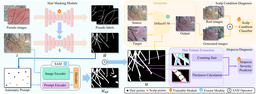
#> input picture picture/ScalpVision.png, 256 x 94 px, shrunk from 3485 x 1275 before the run
$ python -i calculate_hair_thickness.py   (imports and definitions only)   (older library calls are emulated)
#> lines starting #> are read from the running program, lines starting #| are printed output that depends on the picture; after the words box and inside, x2 and y2 are one past the last pixel; in counts of white or black regions, pixels touching at a corner belong together
import cv2
import numpy as np
import glob
import argparse
import pandas as pd
from tqdm import tqdm
import os

import warnings
# [1 line not run here, left out]


def nms(boxes, thresh):
    if len(boxes) == 0:
        return []

    pick = []

    x1 = boxes[:, 0]
    y1 = boxes[:, 1]
    x2 = boxes[:, 2]
    y2 = boxes[:, 3]

    area = (x2 - x1 + 1) * (y2 - y1 + 1)
    idxs = np.argsort(y2)

    while len(idxs) > 0:
        last = len(idxs) - 1
        i = idxs[last]
        pick.append(i)

        xx1 = np.maximum(x1[i], x1[idxs[:last]])
        yy1 = np.maximum(y1[i], y1[idxs[:last]])
        xx2 = np.minimum(x2[i], x2[idxs[:last]])
        yy2 = np.minimum(y2[i], y2[idxs[:last]])

        w = np.maximum(0, xx2 - xx1 + 1)
        h = np.maximum(0, yy2 - yy1 + 1)

        overlap = (w * h) / area[idxs[:last]]

        idxs = np.delete(idxs, np.concatenate(([last], np.where(overlap > thresh)[0])))

    return boxes[pick]

#function that find point on line
def find_pts_on_line(og, slope, d):
    cx, cy = og
    x1 = cx - d / ((1 + slope ** 2) ** 0.5)
    y1 = cy - slope * cx + x1 * slope
    # Check for NaN values
    if np.isnan(x1) or np.isnan(y1):
        x1 = -1
        y1 = -1
    else:
        x1 = x1
        y1 = y1
    return x1, y1

# find intersection btw perpendicular line and contour
def find_intersection_points2(center, slope, img, threshold):
    p2 = p1 = (-1, -1)
    w, h = img.shape

    # you can change step and searching_len for faster search
    # too high step may result in skipping pixel
    # too low searching len may limit searching space
    step = 100
    searching_len = 50

    for d in range(1, step * searching_len):
        # positive slope
        px, py = find_pts_on_line(center, slope, d / step)
        if (0 < int(px) < h) and (0 < int(py) < w) and not np.isnan(img[int(py)][int(px)]) and img[int(py)][int(px)] > threshold:
            p1 = (px, py)
        else:
            break

    for d in range(1, step * searching_len):
        # negative slope
        px, py = find_pts_on_line(center, slope, -d / step)
        if (0 < int(px) < h) and (0 < int(py) < w) and not np.isnan(img[int(py)][int(px)]) and img[int(py)][int(px)] > threshold:
            p2 = (px, py)
        else:
            break

    dst = 0
    if p1 == (-1, -1) or p2 == (-1, -1):
        dst = 0
    else:
        dst = np.linalg.norm(np.asarray(p1) - np.asarray(p2))

    return [p1, p2], dst

def get_direction2(bbox_pixels):
    # Get the coordinates of non-zero (white) pixels within the bounding box
    nonzero_indices = np.column_stack(np.nonzero(bbox_pixels))
    nonzero_indices = np.float32(nonzero_indices)
    # Perform PCA analysis
    if len(nonzero_indices) >= 2:
        mean, eigenvectors = cv2.PCACompute(nonzero_indices, mean=None)
        cntr = ((mean[0, 1]), (mean[0, 0]))
        return eigenvectors[0], cntr
    else:
        return (0,0), (0,0)

def main(img_path, save_path, save_img=False):
    # Pre-process
#> called with img_path = '../picture/ScalpVision.png', save_path = 'out.png', save_img = False
    img = cv2.imread(img_path)
#> img is the input picture: shape (94, 256, 3); mean B, G, R 200.1, 199.8, 201.6
    imgray = cv2.imread(img_path, cv2.IMREAD_GRAYSCALE)
#> imgray: shape (94, 256); min 0, max 255, mean 199.9
    img_name = img_path.split('/')[-1]
    img_name = img_name.split('.')[0]

    if np.all(imgray == 255):
        pass

    elif np.all(imgray == 0): # processing for bald image
        thicknesses_sort = np.array([])
        np.save(os.path.join(save_path, img_name),thicknesses_sort)
        print(img_name)

    # # # Apply threshold
    else:
        ret, binary_map = cv2.threshold(imgray, 127, 255, 0)
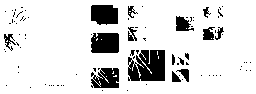
#> binary_map: shape (94, 256); 86% white; 90 black regions (74 under 20 px), largest, box (x1, y1, x2, y2) and area: (128, 50, 165, 81) 933, (91, 33, 119, 53) 531, (91, 5, 118, 25) 483

        # Get rid of noises (ex. big white spots that are not hair)
        nlabels, labels, stats, centroids = cv2.connectedComponentsWithStats(binary_map, None, None, None, 8, cv2.CV_32S)
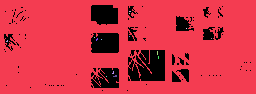
#> labels: shape (94, 256) int32; 16 distinct labels, from 0 to 15; one colour per label, 0 black
#> nlabels = 16; stats = 16 rows, first 6: [4, 5, 247, 86, 3357], [0, 0, 256, 94, 20674], [129, 11, 2, 1, 2], [129, 13, 1, 1, 1], [186, 28, 1, 1, 1], [94, 37, 1, 1, 1]; centroids = 16 rows, first 8: [131.3, 48.83], [126.9, 46.11], [129.5, 11], [129, 13], [186, 28], [94, 37], [129, 36], [96.5, 39]
        # Get CC_STAT_AREA component as stats[label, COLUMN]
        areas = stats[1:, cv2.CC_STAT_AREA]
#> areas = [20674, 2, 1, 1, 1, 1, 4, 1, 1, 3, 4, 3, 4, 6, 1]
        result = np.zeros((labels.shape), np.uint8)
        for i in range(0, nlabels - 1):
            if areas[i] >= 250:   # Keep
                result[labels == i + 1] = 255
#> result: shape (94, 256); 85.9% white; 90 black regions (74 under 20 px), largest, box (x1, y1, x2, y2) and area: (128, 50, 165, 81) 940, (91, 33, 119, 53) 537, (91, 5, 118, 25) 483
        re_copy=result.copy()


        # Edge detected (contour) image using Canny edge detection
        edgeimg = cv2.Canny(result, 10, 150)
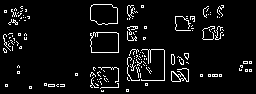
#> edgeimg: shape (94, 256); 6.1% white in thin lines or dots


        #skeleton image using morphology
        # Step 1: Create an empty skeleton
        size = np.size(result)
#> size = 24064
        skel = np.zeros(result.shape, np.uint8)

        # Get a Cross Shaped Kernel
        element = cv2.getStructuringElement(cv2.MORPH_CROSS, (3,3))

        #Repeat steps 2-4
        while True:
            # Step 2: Open the image
            open = cv2.morphologyEx(result, cv2.MORPH_OPEN, element)
            # Step 3: Subtract open from the original image
            temp = cv2.subtract(result, open)
            # Step 4: Erode the original image and refine the skeleton
            eroded = cv2.erode(result, element)
            skel = cv2.bitwise_or(skel, temp)
            result = eroded.copy()
            # Step 5: If there are no white pixels left, i.e., the image has been completely eroded, quit the loop
            if cv2.countNonZero(result) == 0:
                break
#> result: shape (94, 256); every value is 0
#> skel: shape (94, 256); 5.2% white in thin lines or dots


        # Get rid of noises of skeleton(optional)
        nlabels, labels, stats, centroids = cv2.connectedComponentsWithStats(skel, None, None, None, 8, cv2.CV_32S)
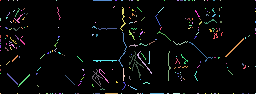
#> labels: shape (94, 256) int32; 249 distinct labels, from 0 to 248; one colour per label, 0 black
#> nlabels = 249; stats = 249 rows, first 6: [0, 0, 256, 94, 22802], [0, 0, 1, 1, 1], [8, 0, 1, 1, 1], [13, 0, 1, 1, 1], [17, 0, 1, 1, 1], [56, 0, 1, 1, 1]; centroids = 249 pairs, first value 0 to 255, second value 0 to 93
        # Get CC_STAT_AREA component as stats[label, COLUMN]
        areas = stats[1:, cv2.CC_STAT_AREA]
#> areas = 248 values, max 65 at index 147, min 1 at index 0, mean 5.09
        skel = np.zeros((labels.shape), np.uint8)
        # Get rid of noises of skeleton(optional)
        for i in range(0, nlabels - 1):
            if areas[i] >= 5:   # Keep
                skel[labels == i + 1] = 255
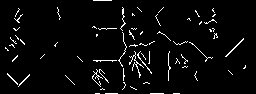
#> skel: shape (94, 256); 3.8% white in thin lines or dots


        filter_size = (20, 20) #reducing filter size 20->18 detects more intersection pts
        white_pixels = np.where(skel == 255)
#> white_pixels = 917 positions, rows 0 to 93, columns 5 to 245

        x_coords = white_pixels[1]
#> x_coords = 917 values, max 245 at index 640, min 5 at index 396, mean 126.9
        y_coords = white_pixels[0]
#> y_coords = 917 values from 0 to 93

        x1 = x_coords - filter_size[0] // 2
#> x1 = 917 values, max 235 at index 640, min -5 at index 396, mean 116.9
        y1 = y_coords - filter_size[1] // 2
#> y1 = 917 values from -10 to 83
        x2 = x_coords + filter_size[0] // 2
#> x2 = 917 values, max 255 at index 640, min 15 at index 396, mean 136.9
        y2 = y_coords + filter_size[1] // 2
#> y2 = 917 values from 10 to 103

        # Getting center point of boxes
        center_x = (x1 + x2) // 2
#> center_x has the same summary as x_coords
        center_y = (y1 + y2) // 2
#> center_y = 917 values from 0 to 93

        white_regions = np.column_stack((x1, y1, x2, y2))  # (N, 4)
#> white_regions = 917 rows, first 6: [83, -10, 103, 10], [84, -10, 104, 10], [85, -10, 105, 10], [86, -10, 106, 10], [87, -10, 107, 10], [88, -10, 108, 10]
        white_regions = nms(white_regions, thresh=0.1)
#> in nms, `y1 = boxes[:, 1]`: y1 = 917 values from -10 to 83
#> in nms, `y2 = boxes[:, 3]`: y2 = 917 values from 10 to 103
#> in nms, `area = (x2 - x1 + 1) * (y2 - y1 + 1)`: area = 917 values from 441 to 441
#> in nms, `idxs = np.argsort(y2)`: idxs = 917 values, max 916 at index 909, min 0 at index 0, mean 458
#> the loop in nms, `while len(idxs) > 0:` made 37 passes
#> (last, i) on passes 1 to 12: (916, 886), (854, 913), (836, 899), (819, 870), (792, 860), (747, 853), (736, 816), (720, 799), (687, 748), (652, 734), (640, 694), (561, 687)
#> after the loop in nms, `while len(idxs) > 0:`: idxs = empty array; pick = 37 values, max 913 at index 1, min 10 at index 36, mean 483.4
#> white_regions = 37 rows, first 6: [98, 83, 118, 103], [166, 83, 186, 103], [143, 83, 163, 103], [124, 78, 144, 98], [8, 76, 28, 96], [64, 74, 84, 94]


        filtered_image = cv2.cvtColor(re_copy.copy(), cv2.COLOR_BGR2RGB)

        center_points = []

        directions =[]


        intersection_points = []

        for coor in white_regions:
            x1, y1, x2, y2 = coor
            center_x = (x1 + x2) // 2
            center_y = (y1 + y2) // 2
            bbox_pixels = skel[y1:y2, x1:x2]

            # Calculate the direction using PCA for the white pixels within the bounding box
            direction, mean = get_direction2(bbox_pixels)
            directions.append(direction)
            center_points.append((mean[0]+x1,mean[1]+y1))
#> this loop made 37 passes
#> (x1, y1, x2, y2, center_x, center_y, eigenvectors in get_direction2, cntr in get_direction2) on passes 1 to 8: (98, 83, 118, 103, 108, 93, [[0.413, 0.911], [0.911, -0.413]], (7.88, 7.44)), (166, 83, 186, 103, 176, 93, [[0, 1], [1, 0]], (10, 10)), (143, 83, 163, 103, 153, 93, [[0.582, 0.813], [0.813, -0.582]], (10.65, 7.65)), (124, 78, 144, 98, 134, 88, [[0.155, 0.988], [0.988, -0.155]], (6, 8)), (8, 76, 28, 96, 18, 86, [[0.0532, 0.999], [0.999, -0.0532]], (10.25, 4.31)), (64, 74, 84, 94, 74, 84, [[0.707, 0.707], [0.707, -0.707]], (5.5, 5.5)), (187, 70, 207, 90, 197, 80, [[0.995, 0.0973], [-0.0973, 0.995]], (8.5, 5.5)), (83, 69, 103, 89, 93, 79, [[0.996, 0.0868], [-0.0868, 0.996]], (14.33, 7.31))
#> (x1, y1, x2, y2, center_x, center_y, mean) on passes 36 to 37: (203, -2, 223, 18, 213, 8, (0, 0)), (93, -10, 113, 10, 103, 0, (0, 0))
#> after the loop, center_points = 37 pairs, first value 14.5 to 236.7, second value -10 to 93; directions = 37 pairs, first value -0.707 to 1, second value -0.692 to 1

            # filtered_image = cv2.rectangle(filtered_image, (x1, y1), (x2, y2), (255, 255, 200), 1)
            # filtered_image = cv2.circle(filtered_image, (int(mean[0]+x1),int(mean[1]+y1)), 1, (255, 0, 0), -1)

        thicknesses = []


        perpendicular_slope = []

        for direction, ctpt in zip(directions, center_points):
            cx, cy = ctpt
            # Calculate the slope of the direction vector
            if direction[1] != 0:
                perpendicular_slope.append(-1/(direction[0] / direction[1]))
            else:
                perpendicular_slope.append(0)  # Perpendicular slope is 0 for vertical direction
#> this loop made 37 passes
#> (direction, cx, cy) on passes 1 to 12: ([0.413, 0.911], 105.9, 90.44), ([0, 1], 176, 93), ([0.582, 0.813], 153.6, 90.65), ([0.155, 0.988], 130, 86), ([0.0532, 0.999], 18.25, 80.31), ([0.707, 0.707], 69.5, 79.5), ([0.995, 0.0973], 195.5, 75.5), ([0.996, 0.0868], 97.33, 76.31), ([0.996, -0.0932], 168.4, 71.94), ([0.707, 0.707], 230, 72), ([0.961, -0.275], 124.9, 69), ([0.915, -0.404], 144.3, 67.31)
#> after the loop, perpendicular_slope = 37 items, first 6: -2.2, -inf, -1.4, -6.38, -18.78, -1


        for center_point, perp_slope in zip(center_points, perpendicular_slope):
            x1, y1= find_pts_on_line(center_point,perp_slope,10)
            x2, y2= find_pts_on_line(center_point,perp_slope,-10)


            intersection, dst=find_intersection_points2(center_point,perp_slope, re_copy,200)
            intersection_points+=intersection
            if dst!=0:
                thicknesses.append(dst)

             # Draw the short line on the image
            cv2.line(filtered_image, (int(x1),int(y1)), (int(x2),int(y2)), (0, 255, 0), 1)
#> this loop made 37 passes
#> (center_point, perp_slope) on passes 2 to 13: ((176, 93), -inf), ((153.6, 90.65), -1.4), ((130, 86), -6.38), ((18.25, 80.31), -18.78), ((69.5, 79.5), -1), ((195.5, 75.5), -0.0977), ((97.33, 76.31), -0.0872), ((168.4, 71.94), 0.0936), ((230, 72), -1), ((124.9, 69), 0.286), ((144.3, 67.31), 0.441), ((181.9, 61.17), -1.21)
#> (perp_slope, x2, y2) on pass 1: (-2.2, 110, 81.33)
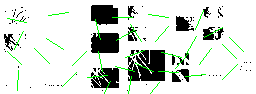
#> filtered_image: shape (94, 256, 3); mean R, G, B 213.9, 220.4, 213.9

        for pts in intersection_points:
            x, y = pts
            cv2.circle(filtered_image, (int(x), int(y)), 3, (0, 0, 255), -1)
#> this loop made 74 passes
#> pts on passes 1 to 12: (104.3, 93.99), (107, 88.01), (-1, -1), (-1, -1), (151.2, 94), (160.6, 81.01), (128.7, 93.99), (131, 79.62), (17.52, 94), (18.64, 73.01), (64.01, 84.99), (96, 53)
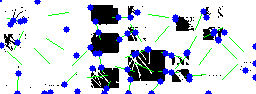
#> filtered_image: shape (94, 256, 3); 6.41% of pixels changed, all inside (x1, y1, x2, y2) = (0, 0, 256, 94)


        thicknesses_sort = np.sort(thicknesses)
        np.save(os.path.join(save_path, img_name),thicknesses_sort)


# [13 lines not run here, left out]


>>> result = main('../picture/ScalpVision.png', 'out.png')
